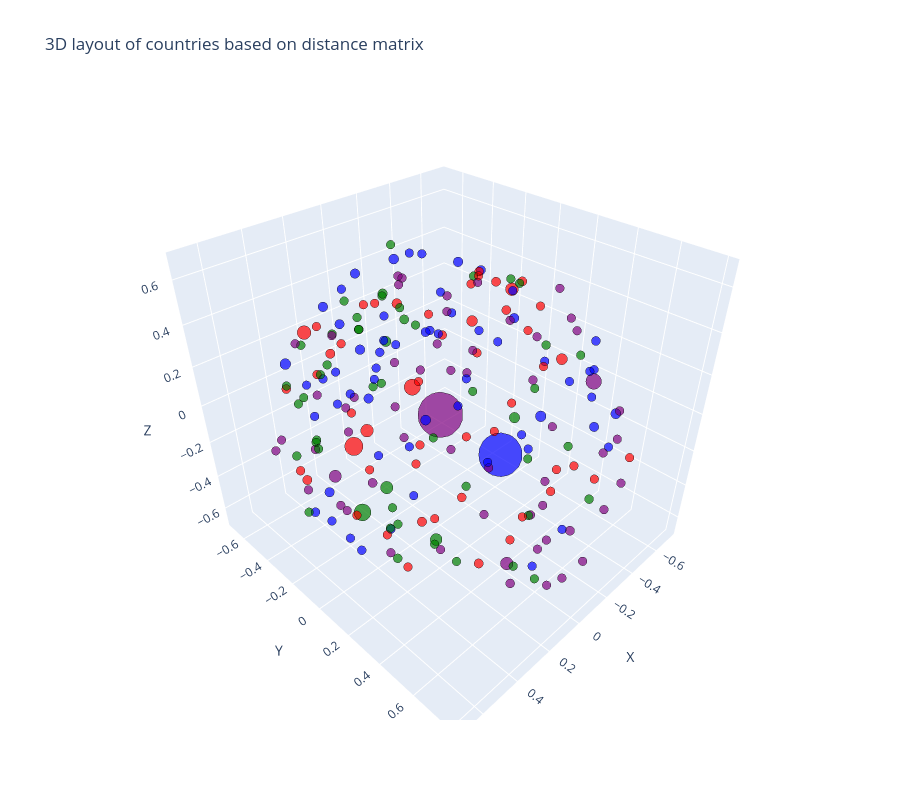

Notebook source saved alongside this figure:
### Code cell
import plotly.graph_objects as go

fig = go.Figure(
    data=go.Scatter3d(
        x=coords[:, 0],
        y=coords[:, 1],
        z=coords[:, 2],
        mode="markers",
        marker=dict(
            size=sizes,
            color=colors,
            opacity=0.7,
            line=dict(width=0.5, color="black")
        ),
        text=[
            f"Country: {c}<br>"
            f"Field: {f}<br>"
            f"Share: {s:.3%}"
            for c, f, s in df_country_info[["country", "field_name", "share_articles"]].values
        ],
        hoverinfo="text"
    )
)

fig.update_layout(
    title="3D layout of countries based on distance matrix",
    scene=dict(
        xaxis_title="X",
        yaxis_title="Y",
        zaxis_title="Z"
    ),
    height=800
)

fig.show()

### Figure 1 — Plotly figure (JSON) as saved in the notebook; plotly's stock layout.template omitted (floating-point values rounded to 4 significant figures; data arrays with more than 128 entries replaced by an {"elided": "..."} marker saying what was removed)
{"data": [{"hoverinfo": "text", "marker": {"color": {"elided": "220 str values"}, "line": {"color": "black", "width": 0.5}, "opacity": 0.7, "size": {"elided": "220 float values"}}, "mode": "markers", "text": {"elided": "220 str values"}, "x": {"elided": "220 float values"}, "y": {"elided": "220 float values"}, "z": {"elided": "220 float values"}, "type": "scatter3d"}], "layout": {"title": {"text": "3D layout of countries based on distance matrix"}, "scene": {"xaxis": {"title": {"text": "X"}}, "yaxis": {"title": {"text": "Y"}}, "zaxis": {"title": {"text": "Z"}}}, "height": 800}}
